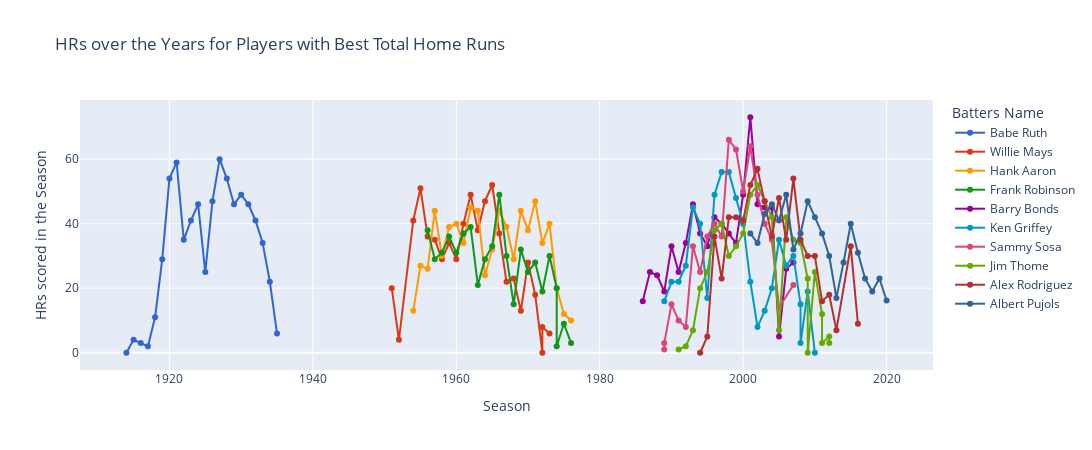

The notebook cell this image was saved under:
### Code cell
best10_hitterIDs = total_HRs[-10:].index.to_list()[::-1]
best10_df = batting_people_modified[batting_people_modified['playerID'].isin(best10_hitterIDs)]

################ Plotly
fig = px.line(best10_df, x="yearID", y="HR", color="Batters Name", width=1350, height=450,
                 title='HRs over the Years for Players with Best Total Home Runs', color_discrete_sequence=px.colors.qualitative.G10,
                labels={'HR':'HRs scored in the Season', 'yearID':'Season'})
fig.update_traces(mode='markers+lines')
fig.show()

### Figure 1 — Plotly figure (JSON) as saved in the notebook; plotly's stock layout.template omitted (floating-point values rounded to 4 significant figures)
{"data": [{"hovertemplate": "Batters Name=Babe Ruth<br>Season=%{x}<br>HRs scored in the Season=%{y}<extra></extra>", "legendgroup": "Babe Ruth", "line": {"color": "#3366CC", "dash": "solid"}, "mode": "markers+lines", "name": "Babe Ruth", "orientation": "v", "showlegend": true, "type": "scatter", "x": [1914, 1915, 1916, 1917, 1918, 1919, 1920, 1921, 1922, 1923, 1924, 1925, 1926, 1927, 1928, 1929, 1930, 1931, 1932, 1933, 1934, 1935], "xaxis": "x", "y": [0, 4, 3, 2, 11, 29, 54, 59, 35, 41, 46, 25, 47, 60, 54, 46, 49, 46, 41, 34, 22, 6], "yaxis": "y"}, {"hovertemplate": "Batters Name=Willie Mays<br>Season=%{x}<br>HRs scored in the Season=%{y}<extra></extra>", "legendgroup": "Willie Mays", "line": {"color": "#DC3912", "dash": "solid"}, "mode": "markers+lines", "name": "Willie Mays", "orientation": "v", "showlegend": true, "type": "scatter", "x": [1951, 1952, 1954, 1955, 1956, 1957, 1958, 1959, 1960, 1961, 1962, 1963, 1964, 1965, 1966, 1967, 1968, 1969, 1970, 1971, 1972, 1972, 1973], "xaxis": "x", "y": [20, 4, 41, 51, 36, 35, 29, 34, 29, 40, 49, 38, 47, 52, 37, 22, 23, 13, 28, 18, 0, 8, 6], "yaxis": "y"}, {"hovertemplate": "Batters Name=Hank Aaron<br>Season=%{x}<br>HRs scored in the Season=%{y}<extra></extra>", "legendgroup": "Hank Aaron", "line": {"color": "#FF9900", "dash": "solid"}, "mode": "markers+lines", "name": "Hank Aaron", "orientation": "v", "showlegend": true, "type": "scatter", "x": [1954, 1955, 1956, 1957, 1958, 1959, 1960, 1961, 1962, 1963, 1964, 1965, 1966, 1967, 1968, 1969, 1970, 1971, 1972, 1973, 1974, 1975, 1976], "xaxis": "x", "y": [13, 27, 26, 44, 30, 39, 40, 34, 45, 44, 24, 32, 44, 39, 29, 44, 38, 47, 34, 40, 20, 12, 10], "yaxis": "y"}, {"hovertemplate": "Batters Name=Frank Robinson<br>Season=%{x}<br>HRs scored in the Season=%{y}<extra></extra>", "legendgroup": "Frank Robinson", "line": {"color": "#109618", "dash": "solid"}, "mode": "markers+lines", "name": "Frank Robinson", "orientation": "v", "showlegend": true, "type": "scatter", "x": [1956, 1957, 1958, 1959, 1960, 1961, 1962, 1963, 1964, 1965, 1966, 1967, 1968, 1969, 1970, 1971, 1972, 1973, 1974, 1974, 1975, 1976], "xaxis": "x", "y": [38, 29, 31, 36, 31, 37, 39, 21, 29, 33, 49, 30, 15, 32, 25, 28, 19, 30, 20, 2, 9, 3], "yaxis": "y"}, {"hovertemplate": "Batters Name=Barry Bonds<br>Season=%{x}<br>HRs scored in the Season=%{y}<extra></extra>", "legendgroup": "Barry Bonds", "line": {"color": "#990099", "dash": "solid"}, "mode": "markers+lines", "name": "Barry Bonds", "orientation": "v", "showlegend": true, "type": "scatter", "x": [1986, 1987, 1988, 1989, 1990, 1991, 1992, 1993, 1994, 1995, 1996, 1997, 1998, 1999, 2000, 2001, 2002, 2003, 2004, 2005, 2006, 2007], "xaxis": "x", "y": [16, 25, 24, 19, 33, 25, 34, 46, 37, 33, 42, 40, 37, 34, 49, 73, 46, 45, 45, 5, 26, 28], "yaxis": "y"}, {"hovertemplate": "Batters Name=Ken Griffey<br>Season=%{x}<br>HRs scored in the Season=%{y}<extra></extra>", "legendgroup": "Ken Griffey", "line": {"color": "#0099C6", "dash": "solid"}, "mode": "markers+lines", "name": "Ken Griffey", "orientation": "v", "showlegend": true, "type": "scatter", "x": [1989, 1990, 1991, 1992, 1993, 1994, 1995, 1996, 1997, 1998, 1999, 2000, 2001, 2002, 2003, 2004, 2005, 2006, 2007, 2008, 2008, 2009, 2010], "xaxis": "x", "y": [16, 22, 22, 27, 45, 40, 17, 49, 56, 56, 48, 40, 22, 8, 13, 20, 35, 27, 30, 15, 3, 19, 0], "yaxis": "y"}, {"hovertemplate": "Batters Name=Sammy Sosa<br>Season=%{x}<br>HRs scored in the Season=%{y}<extra></extra>", "legendgroup": "Sammy Sosa", "line": {"color": "#DD4477", "dash": "solid"}, "mode": "markers+lines", "name": "Sammy Sosa", "orientation": "v", "showlegend": true, "type": "scatter", "x": [1989, 1989, 1990, 1991, 1992, 1993, 1994, 1995, 1996, 1997, 1998, 1999, 2000, 2001, 2002, 2003, 2004, 2005, 2007], "xaxis": "x", "y": [1, 3, 15, 10, 8, 33, 25, 36, 40, 36, 66, 63, 50, 64, 49, 40, 35, 14, 21], "yaxis": "y"}, {"hovertemplate": "Batters Name=Jim Thome<br>Season=%{x}<br>HRs scored in the Season=%{y}<extra></extra>", "legendgroup": "Jim Thome", "line": {"color": "#66AA00", "dash": "solid"}, "mode": "markers+lines", "name": "Jim Thome", "orientation": "v", "showlegend": true, "type": "scatter", "x": [1991, 1992, 1993, 1994, 1995, 1996, 1997, 1998, 1999, 2000, 2001, 2002, 2003, 2004, 2005, 2006, 2007, 2008, 2009, 2009, 2010, 2011, 2011, 2012, 2012], "xaxis": "x", "y": [1, 2, 7, 20, 25, 38, 40, 30, 33, 37, 49, 52, 47, 42, 7, 42, 35, 34, 23, 0, 25, 12, 3, 5, 3], "yaxis": "y"}, {"hovertemplate": "Batters Name=Alex Rodriguez<br>Season=%{x}<br>HRs scored in the Season=%{y}<extra></extra>", "legendgroup": "Alex Rodriguez", "line": {"color": "#B82E2E", "dash": "solid"}, "mode": "markers+lines", "name": "Alex Rodriguez", "orientation": "v", "showlegend": true, "type": "scatter", "x": [1994, 1995, 1996, 1997, 1998, 1999, 2000, 2001, 2002, 2003, 2004, 2005, 2006, 2007, 2008, 2009, 2010, 2011, 2012, 2013, 2015, 2016], "xaxis": "x", "y": [0, 5, 36, 23, 42, 42, 41, 52, 57, 47, 36, 48, 35, 54, 35, 30, 30, 16, 18, 7, 33, 9], "yaxis": "y"}, {"hovertemplate": "Batters Name=Albert Pujols<br>Season=%{x}<br>HRs scored in the Season=%{y}<extra></extra>", "legendgroup": "Albert Pujols", "line": {"color": "#316395", "dash": "solid"}, "mode": "markers+lines", "name": "Albert Pujols", "orientation": "v", "showlegend": true, "type": "scatter", "x": [2001, 2002, 2003, 2004, 2005, 2006, 2007, 2008, 2009, 2010, 2011, 2012, 2013, 2014, 2015, 2016, 2017, 2018, 2019, 2020], "xaxis": "x", "y": [37, 34, 43, 46, 41, 49, 32, 37, 47, 42, 37, 30, 17, 28, 40, 31, 23, 19, 23, 16.2], "yaxis": "y"}], "layout": {"height": 450, "legend": {"title": {"text": "Batters Name"}, "tracegroupgap": 0}, "title": {"text": "HRs over the Years for Players with Best Total Home Runs"}, "width": 1350, "xaxis": {"anchor": "y", "autorange": true, "domain": [0, 1], "range": [1908.0, 2026.0], "title": {"text": "Season"}, "type": "linear"}, "yaxis": {"anchor": "x", "autorange": true, "domain": [0, 1], "range": [-5.347, 78.35], "title": {"text": "HRs scored in the Season"}, "type": "linear"}}}
